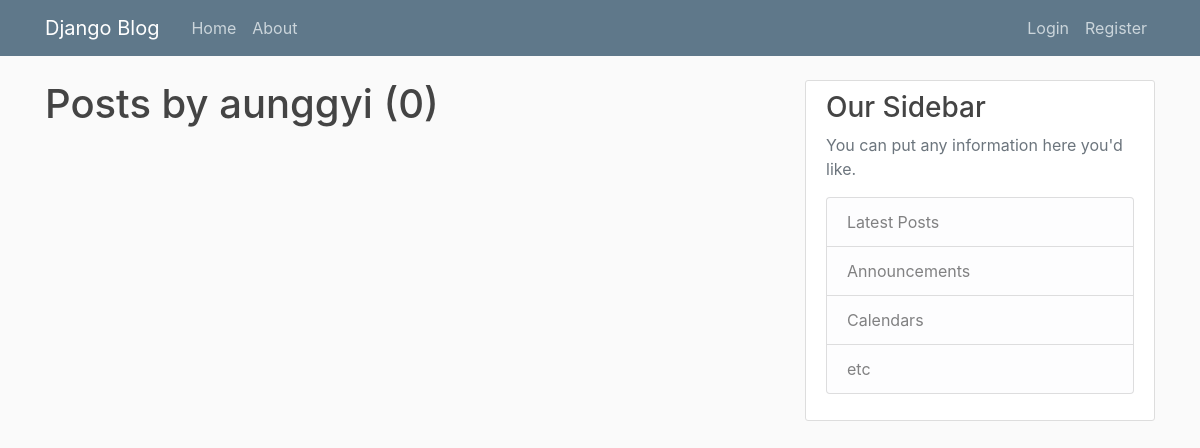
Before: /user/aunggyi with the older database file.
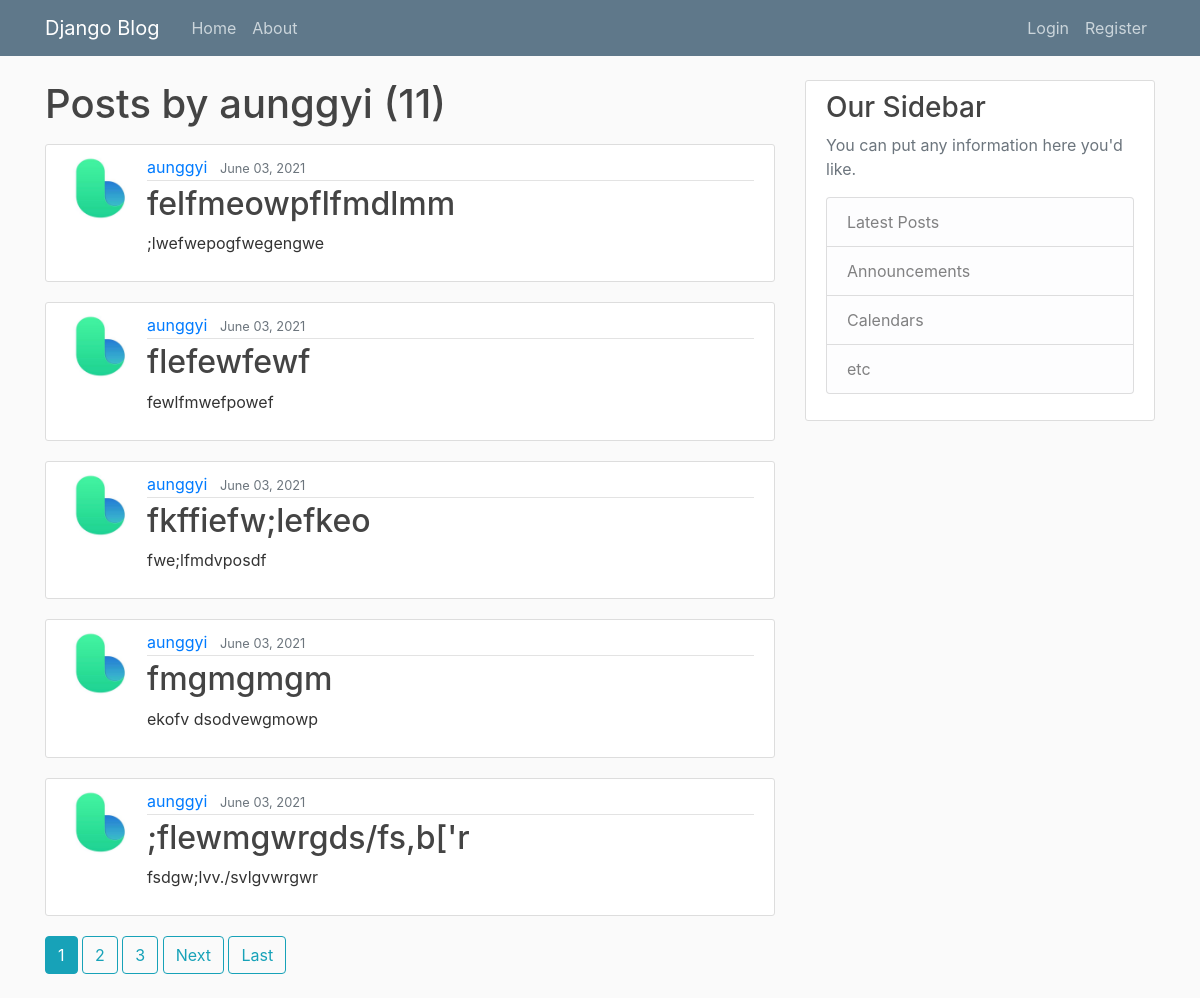
After: the same page with the newer database file.
### blog/models.py (models this page shows, shortened)
class Post(models.Model):
    title = models.CharField(max_length=100)
    content = models.TextField()
    date_posted = models.DateTimeField(default=timezone.now)
    author = models.ForeignKey(User, on_delete=models.CASCADE)

### users/models.py (models this page shows, shortened)
class Profile(models.Model):
    user = models.OneToOneField(User,on_delete = models.CASCADE)
    image = models.ImageField(default='default.jpg',upload_to = 'profile_pics')

### blog/views.py (the view)
# urls.py: path('user/<str:username>', UserPostListView.as_view(), name='user-posts'),
class UserPostListView(ListView):
    model = Post
    template_name = 'blog/user_posts.html'  # <app>/<model>_<viewtype>.html
    context_object_name = 'posts'
    paginate_by = 5
    def get_queryset(self):
        user = get_object_or_404(User, username=self.kwargs.get('username'))
        return Post.objects.filter(author=user).order_by('-date_posted')

### blog/templates/blog/user_posts.html (shortened to what this page needs)
{% extends "blog/base.html" %}
{% block content %}
    <h1 class="mb-3">Posts by {{ view.kwargs.username }} ({{ page_obj.paginator.count }})</h1>
    {% for post in posts %}
        <article class="media content-section">
          <img class="rounded-circle article-img" src="{{ post.author.profile.image.url }}">
          <div class="media-body">
            <div class="article-metadata">
              <a class="mr-2" href="{% url 'user-posts' post.author.username %}">{{ post.author }}</a>
              <small class="text-muted">{{ post.date_posted|date:"F d, Y" }}</small>
            </div>
            <h2><a class="article-title" href="{% url 'post-detail' post.id %}">{{ post.title }}</a></h2>
            <p class="article-content">{{ post.content }}</p>
          </div>
        </article>
    {% endfor %}
    {% if is_paginated %}
      {% for num in page_obj.paginator.page_range %}
        {% if page_obj.number == num %}
          <a class="btn btn-info mb-4" href="?page={{ num }}">{{ num }}</a>
        {% elif num > page_obj.number|add:'-3' and num < page_obj.number|add:'3' %}
          <a class="btn btn-outline-info mb-4" href="?page={{ num }}">{{ num }}</a>
        {% endif %}
      {% endfor %}
      {% if page_obj.has_next %}
        <a class="btn btn-outline-info mb-4" href="?page={{ page_obj.next_page_number }}">Next</a>
        <a class="btn btn-outline-info mb-4" href="?page={{ page_obj.paginator.num_pages }}">Last</a>
      {% endif %}
    {% endif %}
{% endblock content %}

Changed rows visible on the page:
added Post: author.profile.image (placeholder picture), author "aunggyi", date_posted "June 03, 2021", title "felfmeowpflfmdlmm", content ";lwefwepogfwegengwe"
added Post: author.profile.image (placeholder picture), author "aunggyi", date_posted "June 03, 2021", title "flefewfewf", content "fewlfmwefpowef"
added Post: author.profile.image (placeholder picture), author "aunggyi", date_posted "June 03, 2021", title "fkffiefw;lefkeo", content "fwe;lfmdvposdf"
added Post: author.profile.image (placeholder picture), author "aunggyi", date_posted "June 03, 2021", title "fmgmgmgm", content "ekofv dsodvewgmowp"
added Post: author.profile.image (placeholder picture), author "aunggyi", date_posted "June 03, 2021", title ";flewmgwrgds/fs,b['r", content "fsdgw;lvv./svlgvwrgwr"
Other visible differences:
{{ page_obj.paginator.count }}: "0" → "11"
new list line: "1"
new list line: "2"
new list line: "3"
text now shown: "Next Last"
